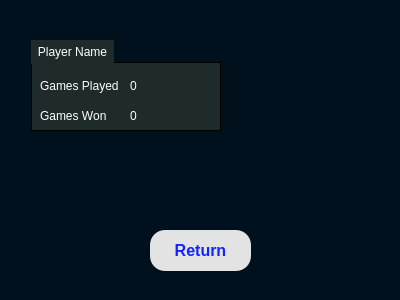
<?xml version="1.0" encoding="UTF-8"?>
<ui version="4.0">
 <class>Playerhistory</class>
 <widget class="QDialog" name="Playerhistory">
  <property name="geometry">
   <rect>
    <x>0</x>
    <y>0</y>
    <width>400</width>
    <height>300</height>
   </rect>
  </property>
  <property name="windowTitle">
   <string>Dialog</string>
  </property>
  <property name="styleSheet">
   <string notr="true">QWidget
{
	background-color: #00111d;
	color: #000000;
	border-color: #000000;

}</string>
  </property>
  <widget class="QPushButton" name="return_2">
   <property name="geometry">
    <rect>
     <x>150</x>
     <y>230</y>
     <width>101</width>
     <height>41</height>
    </rect>
   </property>
   <property name="font">
    <font>
     <family>Arial</family>
     <pointsize>12</pointsize>
     <bold>true</bold>
    </font>
   </property>
   <property name="styleSheet">
    <string notr="true">QPushButton
{
	background-color:#e3e3e3;
	color: #1323ff;
	border-style: solid;
	border-radius:15px;
	border-color: #000000;
	font-weight : bold;
	padding: 13px;

}


QPushButton::hover
{
	background-color: #3dffaf;
	color: #000000;
	border-style: solid;
	border-color: #000000;
	font-weight : bold;
	padding: 13px;

}


QPushButton::pressed
{
	background-color: #3dc8af;
	color: #000000;
	border-style: solid;
	border-color: #000000;
	font-weight : bold;
	padding: 13px;

}</string>
   </property>
   <property name="text">
    <string>Return</string>
   </property>
  </widget>
  <widget class="QGroupBox" name="groupBox">
   <property name="geometry">
    <rect>
     <x>30</x>
     <y>40</y>
     <width>191</width>
     <height>91</height>
    </rect>
   </property>
   <property name="styleSheet">
    <string notr="true">QGroupBox 
{
	background-color: #1f2b2b;
    border: 1px inset #000;
    margin-top: 22px;
	margin-left: 1px;

}


QGroupBox::title  
{
    background-color: #1f2b2b;
    color: #ffffff;
    subcontrol-origin: margin;
    subcontrol-position: top left;
	margin-left: 1px;
    padding: 5px;

}


QGroupBox::title::disabled
{
	background-color: #404040;
	color: #656565;

}</string>
   </property>
   <property name="title">
    <string>Player Name</string>
   </property>
   <widget class="QLabel" name="label">
    <property name="geometry">
     <rect>
      <x>10</x>
      <y>60</y>
      <width>81</width>
      <height>31</height>
     </rect>
    </property>
    <property name="styleSheet">
     <string notr="true">QLabel
{
	background-color: transparent;
	color: #ffffff;

}


QLabel::disabled
{
	background-color: transparent;
	color: #656565;

}</string>
    </property>
    <property name="text">
     <string>Games Won</string>
    </property>
   </widget>
   <widget class="QLabel" name="label_2">
    <property name="geometry">
     <rect>
      <x>10</x>
      <y>30</y>
      <width>81</width>
      <height>31</height>
     </rect>
    </property>
    <property name="styleSheet">
     <string notr="true">QLabel
{
	background-color: transparent;
	color: #ffffff;

}


QLabel::disabled
{
	background-color: transparent;
	color: #656565;

}</string>
    </property>
    <property name="text">
     <string>Games Played</string>
    </property>
   </widget>
   <widget class="QLabel" name="label_3">
    <property name="geometry">
     <rect>
      <x>100</x>
      <y>30</y>
      <width>81</width>
      <height>31</height>
     </rect>
    </property>
    <property name="styleSheet">
     <string notr="true">QLabel
{
	background-color: transparent;
	color: #ffffff;

}


QLabel::disabled
{
	background-color: transparent;
	color: #656565;

}</string>
    </property>
    <property name="text">
     <string>0</string>
    </property>
   </widget>
   <widget class="QLabel" name="label_4">
    <property name="geometry">
     <rect>
      <x>100</x>
      <y>60</y>
      <width>81</width>
      <height>31</height>
     </rect>
    </property>
    <property name="styleSheet">
     <string notr="true">QLabel
{
	background-color: transparent;
	color: #ffffff;

}


QLabel::disabled
{
	background-color: transparent;
	color: #656565;

}</string>
    </property>
    <property name="text">
     <string>0</string>
    </property>
   </widget>
  </widget>
 </widget>
 <resources/>
 <connections/>
</ui>
